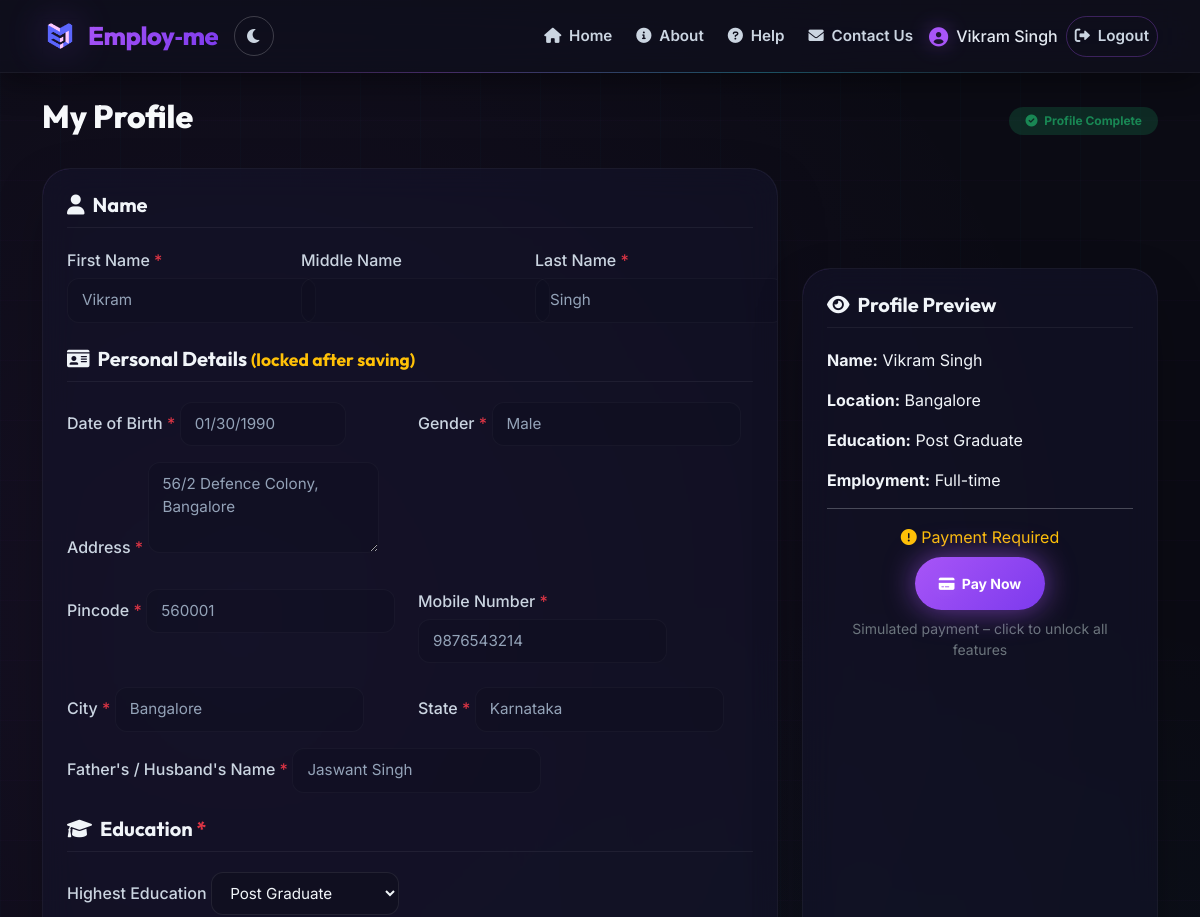
Page /jobseeker (signed in, upper part) on the earlier database version.
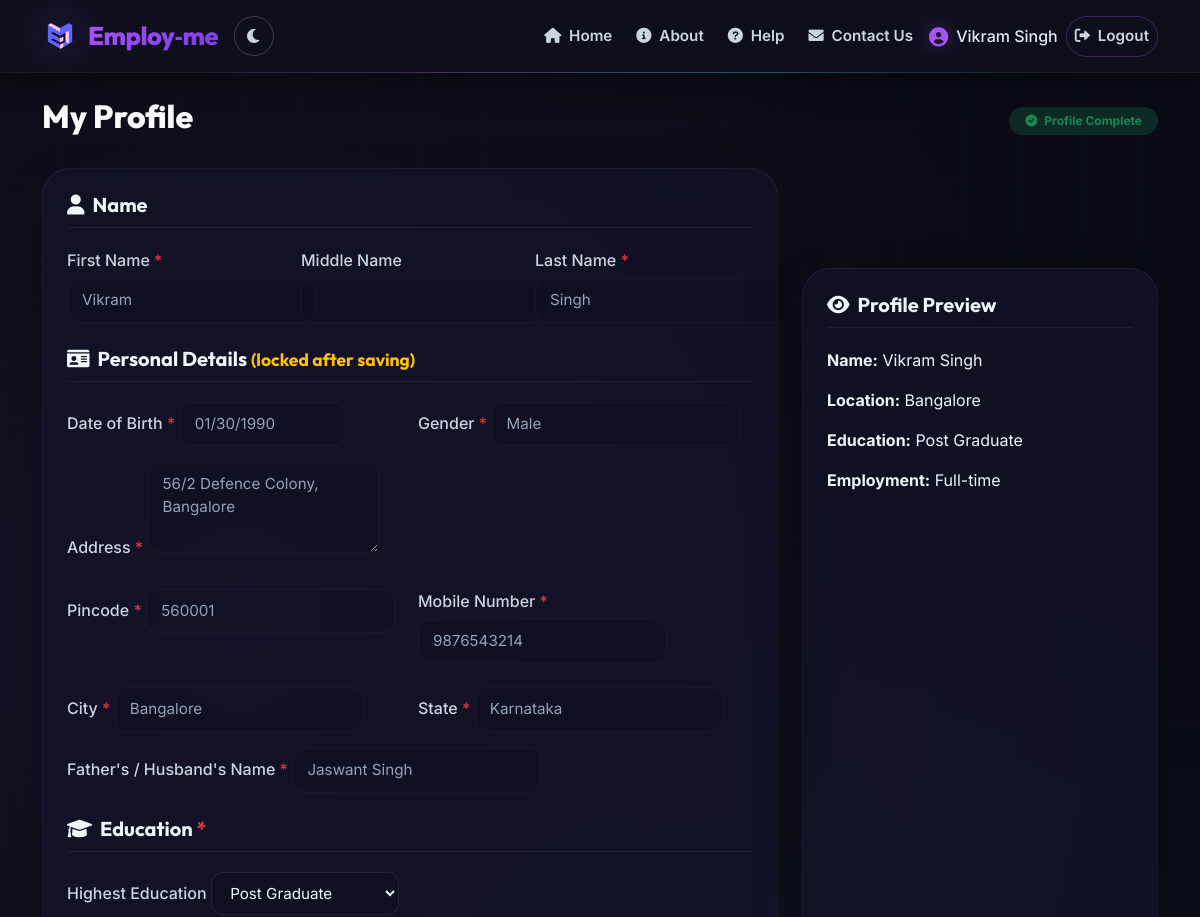
Same page on the later database version.
### app.py (the view, shortened to what this page needs)
@app.route('/jobseeker', methods=['GET', 'POST'])
@login_required
@role_required('jobseeker')
def jobseeker_dashboard():
    profile = JobSeekerProfile.query.filter_by(user_id=current_user.id).first()
    form = ProfileForm(obj=profile)
    locked_fields = [
        'first_name', 'last_name', 'middle_name', 'dob', 'gender', 'address',
        'pincode', 'mobile', 'father_husband_name', 'city', 'state', 'aadhar_card'
    ] if profile else []
    if profile:
        for field_name in locked_fields:
            field = getattr(form, field_name, None)
            if field:
                field.validators = [v for v in field.validators if not isinstance(v, DataRequired)]
    if profile:
        form.first_name.data = profile.first_name
        form.middle_name.data = profile.middle_name
        form.last_name.data = profile.last_name
        form.dob.data = profile.dob
        form.gender.data = profile.gender
        form.address.data = profile.address
        form.pincode.data = profile.pincode
        form.mobile.data = profile.mobile
        form.father_husband_name.data = profile.father_husband_name
        form.city.data = profile.city
        form.state.data = profile.state
        form.education_level.data = profile.education_level
        form.education_other.data = profile.education_other
        form.preferred_location1.data = profile.preferred_location1
        form.preferred_location2.data = profile.preferred_location2
        form.preferred_location3.data = profile.preferred_location3
        form.employment_type.data = profile.employment_type
        if profile.skills:
            stored_skills = [s.strip() for s in profile.skills.split(',')]
            label_to_value = {v: k for k, v in SKILLS_CHOICES}
            selected_vals = []
            custom_remaining = []
            for skill in stored_skills:
                if skill in label_to_value:
                    selected_vals.append(label_to_value[skill])
                else:
                    custom_remaining.append(skill)
            form.selected_skills.data = selected_vals
            form.custom_skills.data = ', '.join(custom_remaining) if custom_remaining else ''
        else:
            form.selected_skills.data = []
    return render_template('jobseeker_dashboard.html',
                           form=form,
                           profile=profile,
                           cities=INDIAN_CITIES,
                           locked_fields=locked_fields)

### app.py (called while the page is built)
@login_manager.user_loader
def load_user(user_id):
    return db.session.get(User, int(user_id))   # instead of User.query.get

def role_required(role):
    def decorator(func):
        from functools import wraps
        @wraps(func)
        def wrapper(*args, **kwargs):
            if not current_user.is_authenticated or current_user.role != role:
                flash('Access denied.', 'danger')
                return redirect(url_for('index'))
            return func(*args, **kwargs)
        return wrapper
    return decorator

### templates/jobseeker_dashboard.html (shortened to what the changed rows need)
{% extends "base.html" %}
{% block content %}
<div class="d-flex justify-content-between align-items-center mb-4">
    <h2 style="font-family: var(--font-display); font-weight: 800; color: #F8FAFC;">My Profile</h2>
</div>
<div class="row">
<div class="col-md-4">
    <div class="card-modern p-4 sticky-top" style="top: 100px;">
        <h5 class="section-title"><i class="fas fa-eye me-2"></i>Profile Preview</h5>
        {% if profile %}
            <p><strong>Name:</strong> {{ profile.first_name }} {{ profile.middle_name or '' }} {{ profile.last_name }}</p>
            <p><strong>Location:</strong> {{ profile.preferred_location1 }}</p>
            <p><strong>Education:</strong> {{ profile.education_level }}{% if profile.education_other %} - {{ profile.education_other }}{% endif %}</p>
            <p><strong>Employment:</strong> {{ profile.employment_type }}</p>
            {% if profile.payment_status != 'success' %}
                <hr>
                <div class="text-center mt-3">
                    <p class="text-warning mb-2"><i class="fas fa-exclamation-circle"></i> Payment Required</p>
                    <a href="{{ url_for('simulate_payment') }}" class="btn btn-primary-gradient btn-sm px-4">
                        <i class="fas fa-credit-card me-1"></i> Pay Now
                    </a>
                    <small class="text-secondary d-block mt-2">Simulated payment – click to unlock all features</small>
                </div>
            {% endif %}
        {% else %}
            <div class="text-center py-4">
                <i class="fas fa-user-edit fa-3x mb-3" style="color: rgba(168,85,247,0.3);"></i>
                <p class="text-secondary">Complete the form to see your profile preview.</p>
            </div>
        {% endif %}
    </div>
</div>
{% endblock %}

Differences in the rows shown:
changed JobSeekerProfile "Vikram": payment_status "failed" → "success" (drawn)
Other differences:
text no longer shown: "Payment Required Pay Now Simulated payment – click to unlock all features"
